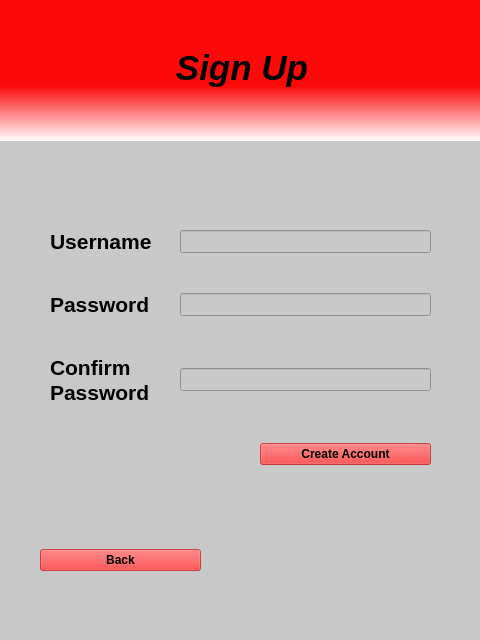
<?xml version="1.0" encoding="UTF-8"?>
<ui version="4.0">
 <class>MainWindow</class>
 <widget class="QMainWindow" name="MainWindow">
  <property name="geometry">
   <rect>
    <x>0</x>
    <y>0</y>
    <width>480</width>
    <height>640</height>
   </rect>
  </property>
  <property name="windowTitle">
   <string>Sign Up</string>
  </property>
  <property name="styleSheet">
   <string notr="true">background-color: rgb(200, 200, 200);</string>
  </property>
  <widget class="QWidget" name="centralwidget">
   <widget class="QWidget" name="gridLayoutWidget">
    <property name="geometry">
     <rect>
      <x>50</x>
      <y>210</y>
      <width>381</width>
      <height>277</height>
     </rect>
    </property>
    <layout class="QGridLayout" name="gridLayout">
     <property name="horizontalSpacing">
      <number>28</number>
     </property>
     <property name="verticalSpacing">
      <number>19</number>
     </property>
     <item row="2" column="0">
      <layout class="QVBoxLayout" name="verticalLayout">
       <item>
        <widget class="QLabel" name="labeL_confirm_2">
         <property name="font">
          <font>
           <family>Helvetica</family>
           <pointsize>16</pointsize>
           <weight>75</weight>
           <bold>true</bold>
          </font>
         </property>
         <property name="text">
          <string>Confirm</string>
         </property>
        </widget>
       </item>
       <item>
        <widget class="QLabel" name="labeL_password_3">
         <property name="font">
          <font>
           <family>Helvetica</family>
           <pointsize>16</pointsize>
           <weight>75</weight>
           <bold>true</bold>
          </font>
         </property>
         <property name="text">
          <string>Password</string>
         </property>
        </widget>
       </item>
      </layout>
     </item>
     <item row="0" column="1">
      <widget class="QLineEdit" name="username_input">
       <property name="font">
        <font>
         <family>Helvetica</family>
         <pointsize>10</pointsize>
        </font>
       </property>
      </widget>
     </item>
     <item row="0" column="0">
      <widget class="QLabel" name="label_username">
       <property name="font">
        <font>
         <family>Helvetica</family>
         <pointsize>16</pointsize>
         <weight>75</weight>
         <bold>true</bold>
        </font>
       </property>
       <property name="text">
        <string>Username</string>
       </property>
      </widget>
     </item>
     <item row="1" column="0">
      <widget class="QLabel" name="labeL_password">
       <property name="font">
        <font>
         <family>Helvetica</family>
         <pointsize>16</pointsize>
         <weight>75</weight>
         <bold>true</bold>
        </font>
       </property>
       <property name="text">
        <string>Password</string>
       </property>
      </widget>
     </item>
     <item row="1" column="1">
      <widget class="QLineEdit" name="password_input">
       <property name="font">
        <font>
         <family>Helvetica</family>
         <pointsize>10</pointsize>
        </font>
       </property>
       <property name="echoMode">
        <enum>QLineEdit::Password</enum>
       </property>
      </widget>
     </item>
     <item row="3" column="1">
      <layout class="QGridLayout" name="gridLayout_3">
       <item row="0" column="1">
        <widget class="QPushButton" name="push_create_account">
         <property name="font">
          <font>
           <family>Helvetica</family>
           <pointsize>9</pointsize>
           <weight>75</weight>
           <bold>true</bold>
          </font>
         </property>
         <property name="styleSheet">
          <string notr="true">background-color: rgb(255, 0, 0, 60%);</string>
         </property>
         <property name="text">
          <string>Create Account</string>
         </property>
        </widget>
       </item>
       <item row="0" column="0">
        <spacer name="horizontalSpacer">
         <property name="orientation">
          <enum>Qt::Horizontal</enum>
         </property>
         <property name="sizeType">
          <enum>QSizePolicy::Fixed</enum>
         </property>
         <property name="sizeHint" stdset="0">
          <size>
           <width>80</width>
           <height>20</height>
          </size>
         </property>
        </spacer>
       </item>
      </layout>
     </item>
     <item row="2" column="1">
      <widget class="QLineEdit" name="conpassword_input">
       <property name="font">
        <font>
         <family>Helvetica</family>
         <pointsize>10</pointsize>
        </font>
       </property>
       <property name="echoMode">
        <enum>QLineEdit::Password</enum>
       </property>
      </widget>
     </item>
    </layout>
   </widget>
   <widget class="QLabel" name="label_title">
    <property name="geometry">
     <rect>
      <x>30</x>
      <y>40</y>
      <width>424</width>
      <height>56</height>
     </rect>
    </property>
    <property name="font">
     <font>
      <family>Helvetica</family>
      <pointsize>26</pointsize>
      <weight>75</weight>
      <italic>true</italic>
      <bold>true</bold>
     </font>
    </property>
    <property name="autoFillBackground">
     <bool>false</bool>
    </property>
    <property name="styleSheet">
     <string notr="true">background-color: rgb(255, 0, 0, 0%);</string>
    </property>
    <property name="text">
     <string>Sign Up</string>
    </property>
    <property name="alignment">
     <set>Qt::AlignCenter</set>
    </property>
   </widget>
   <widget class="QLabel" name="label_4">
    <property name="geometry">
     <rect>
      <x>0</x>
      <y>-10</y>
      <width>531</width>
      <height>151</height>
     </rect>
    </property>
    <property name="styleSheet">
     <string notr="true">background-color: qlineargradient(spread:pad, x1:0, y1:0, x2:0, y2:1, stop:0.636816 rgba(255, 0, 0, 243), stop:1 rgba(255, 255, 255, 255));
alternate-background-color: qlineargradient(spread:pad, x1:0, y1:1, x2:0, y2:0, stop:0 rgba(0, 0, 0, 255), stop:0.05 rgba(14, 8, 73, 255), stop:0.36 rgba(28, 17, 145, 255), stop:0.6 rgba(126, 14, 81, 255), stop:0.75 rgba(234, 11, 11, 255), stop:0.79 rgba(244, 70, 5, 255), stop:0.86 rgba(255, 136, 0, 255), stop:0.935 rgba(239, 236, 55, 255));</string>
    </property>
    <property name="text">
     <string/>
    </property>
   </widget>
   <widget class="QWidget" name="horizontalLayoutWidget">
    <property name="geometry">
     <rect>
      <x>40</x>
      <y>520</y>
      <width>161</width>
      <height>80</height>
     </rect>
    </property>
    <layout class="QHBoxLayout" name="horizontalLayout">
     <property name="spacing">
      <number>0</number>
     </property>
     <item>
      <widget class="QPushButton" name="push_back">
       <property name="font">
        <font>
         <family>Helvetica</family>
         <pointsize>9</pointsize>
         <weight>75</weight>
         <bold>true</bold>
        </font>
       </property>
       <property name="styleSheet">
        <string notr="true">background-color: rgb(255, 0, 0, 60%);</string>
       </property>
       <property name="text">
        <string>Back</string>
       </property>
      </widget>
     </item>
    </layout>
   </widget>
   <zorder>label_4</zorder>
   <zorder>gridLayoutWidget</zorder>
   <zorder>label_title</zorder>
   <zorder>horizontalLayoutWidget</zorder>
  </widget>
  <widget class="QMenuBar" name="menubar">
   <property name="geometry">
    <rect>
     <x>0</x>
     <y>0</y>
     <width>480</width>
     <height>26</height>
    </rect>
   </property>
  </widget>
  <widget class="QStatusBar" name="statusbar"/>
 </widget>
 <resources/>
 <connections/>
</ui>
